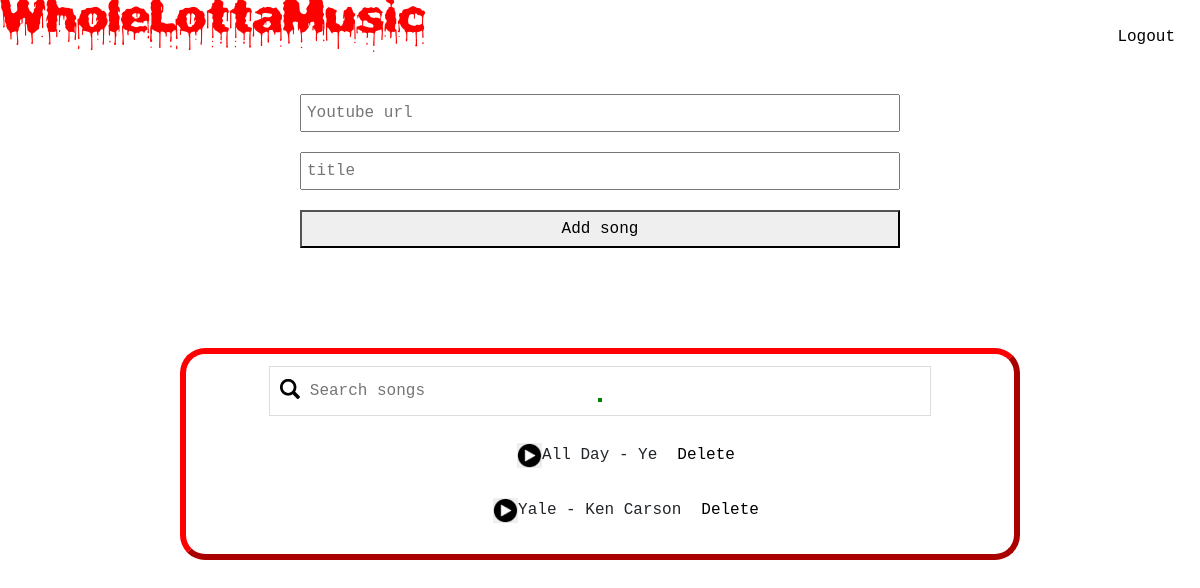
Before: /main (signed in) with the older database file.
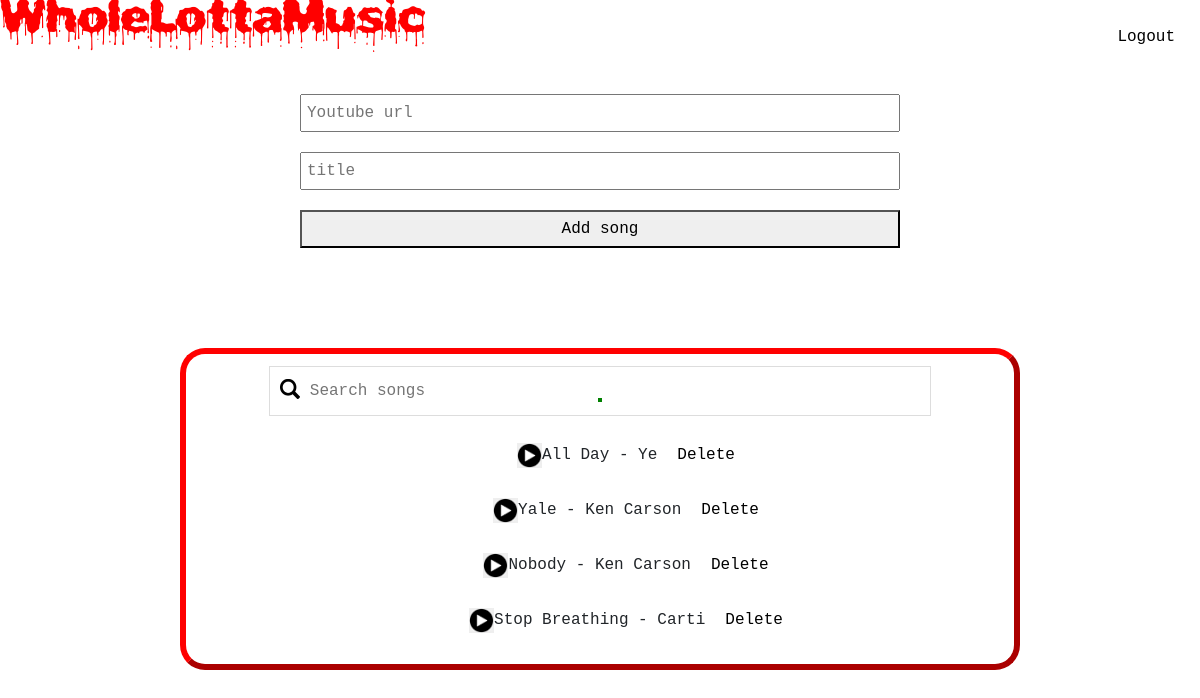
After: the same page with the newer database file.
### tables this page shows
CREATE TABLE SONGS (
        USERNAME   TEXT    NOT NULL,
        TITLE   TEXT    NOT NULL,
        URL   TEXT    NOT NULL
        );

### app/routes.py (the view, shortened to what this page needs)
@app.route('/main', methods=['Get', 'POST'])
def main():
    if session.get('username') == None:
        return redirect(url_for('login'))
    db = connect_to_db()
    cur = db.cursor()
    songs = cur.execute('SELECT TITLE, URL FROM SONGS WHERE USERNAME=?', [session['username']]).fetchall()
    db.close()
    return render_template('main.html', songs=songs)

### app/routes.py (called while the page is built)
def connect_to_db():
    conn = sqlite3.connect('app.db')
    return conn

### app/templates/main.html (shortened to what this page needs)
{% extends "base.html" %}
{% block head %}
    <link rel="stylesheet" href="../static/auth.css">
    <link rel="stylesheet" href="../static/styles.css">
{% endblock %}
{% block content %}
    <div class="nav">
        <div class="nav-left">
            <h1>WholeLottaMusic</h1>
        </div>
        <div class="nav-right">
            <a href="{{url_for('logout')}}">Logout</a>
        </div>
    </div>
    <div class="add-song">
        <form method="post">
            <input type="text" placeholder="Youtube url" name="url" required>
            <input type="text" placeholder="title" name="title">
            <button type="submit">Add song</button>
        </form>
    </div>
    <div class="my-songs">
        <input type="text" id="search" onkeyup="search()" placeholder="Search songs">
        <ul id="myUl">
            {% for song in songs %}
                <li>
                    <a href="{{ song[1] }}" class="lightbox" onclick="showExit()">
                        <input id="play" type="image" src="../static/play.png" height="25px">
                    </a>
                    <p>{{ song[0] }}</p>
                    <a href="/delete/{{ song[0] }}">Delete</a>
                </li>
            {% endfor %}
        </ul>
    </div>
    <div id="youtubelightbox" class="parent">
        <div class="centeredchild">
            <div class="videowrapper">
            </div>
        </div>
    </div>
{% endblock %}

### app/templates/base.html (shortened to what this page needs)
<!DOCTYPE html>
<html lang="en">
    <head>
        <link href="https://cdn.jsdelivr.net/npm/bootstrap@5.2.0-beta1/dist/css/bootstrap.min.css" rel="stylesheet">
        {% block head %} {% endblock %}
    </head>
    <body>
        {% block content %}
        {% endblock %}
    </body>
</html>

### app/static/auth.css (style rules this page uses)
body { font-family: 'Courier New', Courier, monospace; }
h1 { font-family: myFirstFont; color: red; font-size: 50px; }
.nav { display: flex; justify-content: space-between; }
.nav-right { display: flex; align-items: center; padding: 25px; }
form { display: flex; flex-direction: column; }
form * { margin-top: 20px; padding: 5px; }
#search { background-image: url('search.png'); background-size: 20px; background-position: 10px 12px; background-repeat: no-repeat; width: 80%; font-size: 16px; padding: 12px 20px 12px 40px; border: 1px solid #ddd; margin: 12px; }
a { text-decoration: none; color: black; margin-left: 20px; }
ul { list-style-type: none; }
li { margin: 15px; display: flex; justify-content: center; }
.add-song { width: 50%; margin: auto; margin-bottom: 100px; }
.my-songs { width: 70%; margin: auto; text-align: center; border: 6px outset red; border-radius: 25px; }

### app/static/styles.css (style rules this page uses)
.videowrapper { border: 2px solid green; position:absolute; top:50%; left:50%; transform:translate(-50%,-50%); }

Changed rows visible on the page:
added SONGS: TITLE "Nobody - Ken Carson"
added SONGS: TITLE "Stop Breathing - Carti"
